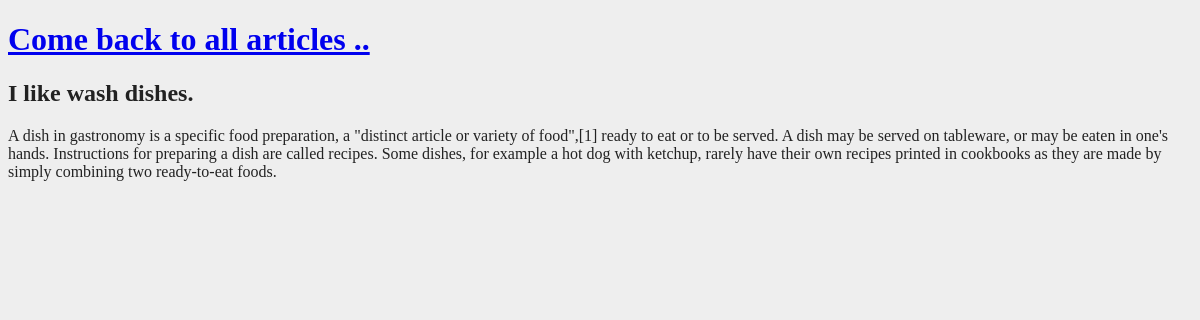
The app's page /article/detail/2/ with its own data.
### articles/models.py (models this page shows, shortened)
class Article(models.Model):
    author = models.ForeignKey('auth.User', on_delete=models.CASCADE)
    title = models.CharField(max_length=100)
    body = models.TextField()

### articles/views.py (the view)
# urls.py: path('article/detail/<int:pk>/', ArticleDetailView.as_view(), name = 'detail'),
class ArticleDetailView(DetailView):
    model = Article
    template_name = 'detail.html'

### templates/detail.html (shortened to what this page needs)
{% load static %}
<!DOCTYPE html>
<html lang="en">
<head>
    <link rel="stylesheet" href="{% static 'css/style.css' %}">
</head>
<body>
    <header>
        <h1> <a href="{% url 'list' %}">Come back to all articles ..</a> </h1>
    </header>
    <div class="container">
        <div class="details">
            <h2>{{ article.title }}</h2>
            <p>{{ article.body }}</p>
        </div>
    </div>
</body>
</html>

### static/css/style.css (style rules this page uses)
body { background-color: #eee; color: #222; }

### records on screen
Article: title "I like wash dishes.", body "A dish in gastronomy is a specific food preparation, a \"distinct article or variety of food\",[1] ready to eat or to be served. A dish may be served on tableware, or may be eaten in one's hands. Instructions for preparing a dish are called recipes. Some dishes, for example a hot dog with ketchup, rarely have their own recipes printed in cookbooks as they are made by simply combining two ready-to-eat foods."
